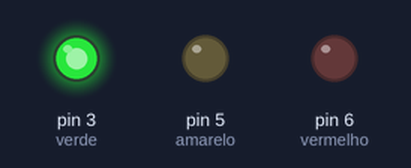
Recording of a sketch running on a simulated Arduino Uno, built with avr-gcc and run on an emulated ATmega328P. Shown: output pins drawn as LEDs (lit = HIGH).

Above: at 1.0 s.
At 4.5 s:
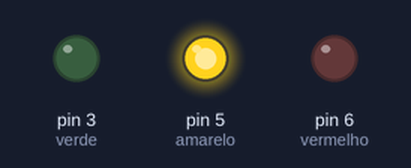
At 7.0 s:
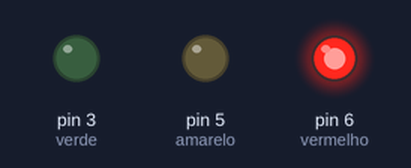
At 9.0 s:
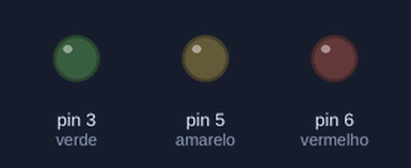
Timing chart, 0 to 13.0 s (numbered marks = the images above):
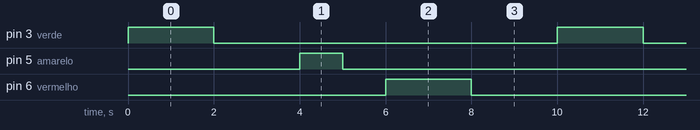

Measured:
- by itself, pin 3 (verde), pin 6 (vermelho): alternates HIGH for 2.0 s and LOW for 8.0 s
- by itself, pin 5 (amarelo): alternates HIGH for 1.0 s and LOW for 9.0 s
- by itself, everything shown: repeats every 10.0 s, in 6 steps

The sketch:

sinaleiro.ino
```cpp
//sinaleiro

int verde = 3;
int amarelo = 5;
int vermelho = 6;


void setup() {

  pinMode(verde, OUTPUT);
  pinMode(amarelo, OUTPUT);
  pinMode(vermelho, OUTPUT);
}


void loop() {
  digitalWrite(verde, HIGH);
  delay(2000);
  digitalWrite(verde, LOW);
  delay(2000);
  digitalWrite(amarelo, HIGH);
  delay(1000);
 digitalWrite(amarelo, LOW);
  delay(1000);
 digitalWrite(vermelho, HIGH);
  delay(2000);
 digitalWrite(vermelho, LOW);
  delay(2000);
}
```
